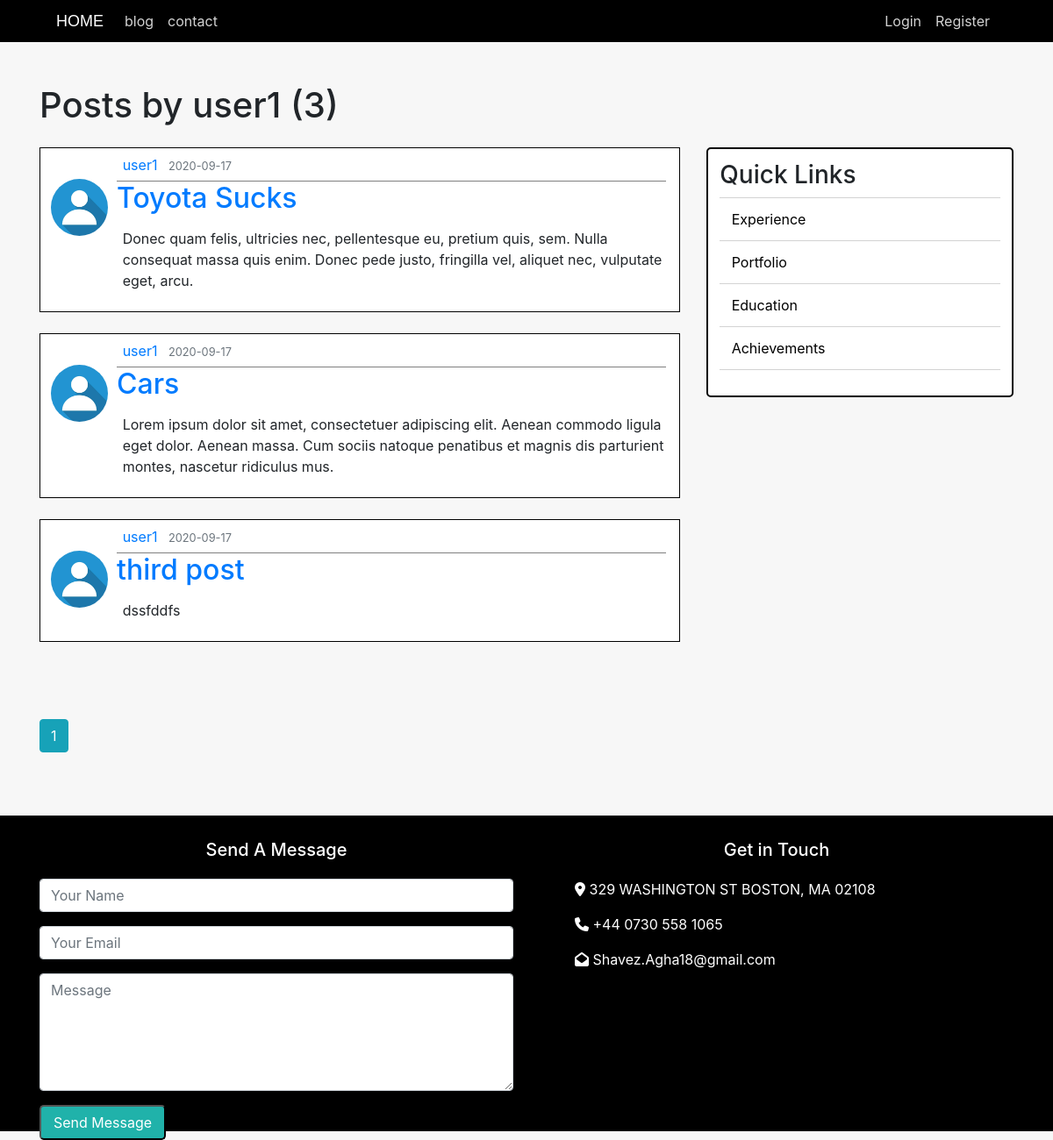
The app's page /user/user1, older data.
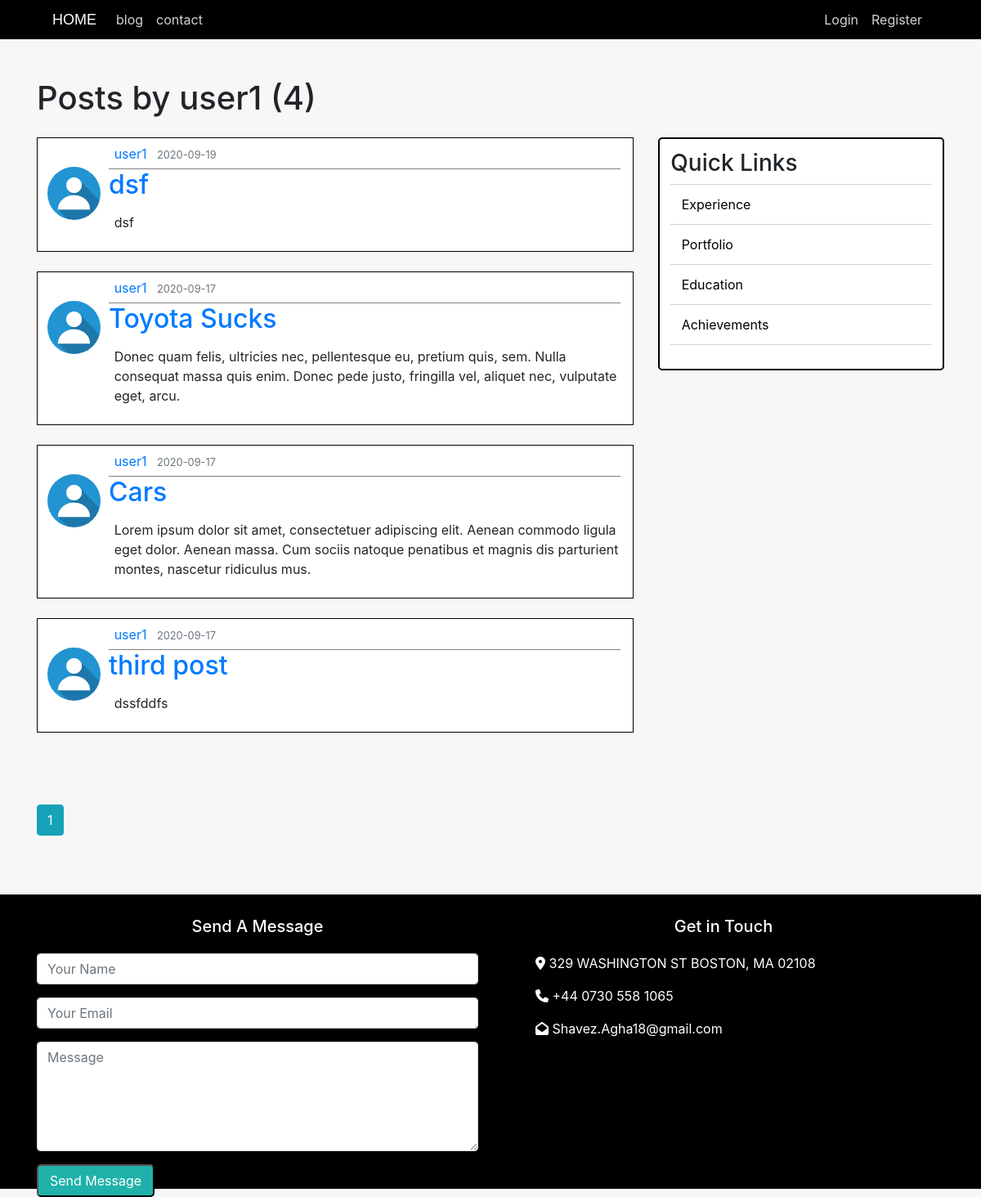
The same page, newer data.
### portfolio/models.py (models this page shows, shortened)
class User(db.Model, UserMixin):
    id = db.Column(db.Integer, primary_key=True)
    username = db.Column(db.String(20), unique=True, nullable=False)
    email = db.Column(db.String(120), unique=True, nullable=False)
    image_file = db.Column(db.String(20), nullable=False, default='default.jpg')
    password = db.Column(db.String(60), nullable=False)
    posts = db.relationship('Post', backref='author', lazy=True)

class Post(db.Model):
    id = db.Column(db.Integer, primary_key=True)
    title = db.Column(db.String(100), nullable=False)
    date_posted = db.Column(db.DateTime, nullable=False, default=datetime.utcnow)
    content = db.Column(db.Text, nullable=False)
    user_id = db.Column(db.Integer, db.ForeignKey('user.id'), nullable=False)

### portfolio/users/routes.py (the view)
@users.route("/user/<string:username>")
def user_posts(username):
    page = request.args.get('page', 1, type=int)
    user = User.query.filter_by(username=username).first_or_404()
    posts = Post.query.filter_by(author=user)\
        .order_by(Post.date_posted.desc())\
        .paginate(page=page, per_page=5)
    return render_template('user_posts.html', posts=posts, user=user)

### portfolio/templates/user_posts.html (shortened to what this page needs)
{% extends "base.html" %}
{% block blog_title %}
<div class="container mb-3">
    <h1>Posts by {{ user.username }} ({{ posts.total }})</h1>
</div>
{% endblock %}
{% block blog %}
    <div class="blog-content col-md-8">
        {% for post in posts.items %}
            <article class="media content-section mb-4">
                <img class="rounded-circle article-img" src="{{ url_for('static', filename='profile_pics/' + post.author.image_file) }}">
                <div class="media-body">
                    <div class="article-metadata">
                    <a class="mr-2" href="{{ url_for('users.user_posts', username=post.author.username) }}">{{ post.author.username }}</a>
                    <small class="text-muted">{{ post.date_posted.strftime('%Y-%m-%d') }}</small>
                    </div>
                    <h2><a class="article-title" href="{{ url_for('posts.post', post_id=post.id) }}">{{ post.title }}</a></h2>
                    <p class="article-content">{{ post.content }}</p>
                </div>
            </article>
        {% endfor %}
    </div>
{% endblock %}
{% block page_counter %}
    <div class="container mb-5">
        {% for page_num in posts.iter_pages(left_edge=1, right_edge=1, left_current=1, right_current=2) %}
            {% if page_num %}
                {% if posts.page == page_num %}
                    <a class="btn btn-info mb-4" href="{{ url_for('users.user_posts', username=user.username, page=page_num) }}">{{ page_num }}</a>
                {% else %}
                    <a class="btn btn-outline-info mb-4" href="{{ url_for('users.user_posts', username=user.username, page=page_num) }}">{{ page_num }}</a>
                {% endif %}
            {% else %}
                ...
            {% endif %}
        {% endfor %}
    </div>
{% endblock %}

### portfolio/templates/base.html (shortened to what this page needs)
<!DOCTYPE html>
<html>
<head>
    <link rel="stylesheet" href="https://maxcdn.bootstrapcdn.com/bootstrap/4.0.0/css/bootstrap.min.css">
    <link rel="stylesheet" href="../static/main.css">
    <link rel="stylesheet" href="https://cdnjs.cloudflare.com/ajax/libs/font-awesome/4.7.0/css/font-awesome.min.css">
</head>
<body>
    <nav class="navbar navbar-expand-lg navbar-dark bg-dark navbar-custom">
        <a class="navbar-brand ml-5" href="/">HOME</a>
        <div class="collapse navbar-collapse" id="navbarSupportedContent">
            <div class="navbar-nav">
                <a class="nav-link" href="{{ url_for('main.blog') }}">blog</a>
                <a class="nav-link" href="#contact">contact</a>
            </div>
            <div class="navbar-nav ml-auto mr-5">
                {% if current_user.is_authenticated %}
                    <a class="nav-item nav-link" href="{{ url_for('posts.new_post') }}">New Post</a>
                    <a class="nav-item nav-link" href="{{ url_for('users.account') }}">Account</a>
                    <a class="nav-item nav-link" href="{{ url_for('users.logout') }}">Logout</a>
                {% else %}
                    <a class="nav-item nav-link" href="{{ url_for('users.login') }}">Login</a>
                    <a class="nav-item nav-link" href="{{ url_for('users.register') }}">Register</a>
                {% endif %}
            </div>
        </div>
    </nav>
    {% block login_register %}
    {% block home_page %}
    <main class="container mt-5">
        <div class="row">
            {% block blog_title %}{% endblock %}
            {% block blog %}{% endblock %}
            <div class="col-md-4">
                <div class="content-sidebar">
                    <h3>Quick Links</h3>
                    <ul>
                        <li><a href="{{ url_for('main.experience') }}">Experience</a></li>
                        <li><a href="{{ url_for('main.portfolio') }}">Portfolio</a></li>
                        <li><a href="{{ url_for('main.education') }}">Education</a></li>
                        <li><a href="{{ url_for('main.achievements') }}">Achievements</a></li>
                    </ul>
                </div>
            </div>
        </div>
    </main>
    {% endblock %}
    {% block page_counter %}{% endblock %}
    <footer>
        <div class="container" id="contact">
            <div class="row">
                <div class="col-md-6">
                    <h5> Send A Message</h5>
                    <form method="post" action="">
                        <div class="form-group">
                            <input type="text" class="form-control" name="name" placeholder="Your Name" />
                        </div>
                        <div class="form-group">
                            <input type="email" class="form-control" name="email" placeholder="Your Email" />
                        </div>
                        <div class="form-group">
                            <textarea class="form-control" name="message" rows="5" placeholder="Message"></textarea>
                        </div>
                        <button type="submit">Send Message</button>
                    </form>
                </div>
                <div class="col-md-6">
                    <h5>Get in Touch</h5>
                    <ul class="list-ico">
                        <p><i class="fas fa-map-marker-alt"></i>    329 WASHINGTON ST BOSTON, MA 02108</p>
                        <p><i class="fas fa-phone"></i>    +44 0730 558 1065</p>
                        <p><i class="fas fa-envelope-open"></i>    Shavez.Agha18@gmail.com</p>
                    </ul>
                </div>
            </div>
        </div>
    </footer>
    {% endblock %}
</body>
</html>

### portfolio/static/main.css (style rules this page uses)
body { background-color: #f7f7f7; }
main { margin: 8vh; }
footer { height: 45vh; background-color: black; }
footer .row { color: white; }
footer .row button { background-color: lightseagreen; color: white; border-radius: 5px; height: 5vh; width: 18vh; }
footer .row h5 { padding-top: 20pt; padding-bottom: 10pt; text-align: center; }
.navbar-custom { background-color: #000000 !important; height: 6vh; }
.navbar-custom .navbar-brand, .navbar-custom .navbar-text { color: #ffffff; font-family: Verdana, Geneva, Tahoma, sans-serif; font-size: large; }
.navbar-custom .navbar-nav .nav-link { color: #D2D2D2; }
article { background-color: white; border: 1px black solid; }
.article-img { height: 65px; width: 65px; margin-top: 35px; margin-right: 10px; margin-left: 12px; }
.article-metadata { border-bottom: 1px solid grey; margin-right: 15px; padding: 5pt; }
.article-content { padding: 5pt; }
.content-sidebar { border: black solid 2px; background-color: white; border-radius: 5px; padding: 10pt; }
.content-sidebar ul { padding: 0; list-style: none; border-top: solid 1px lightgrey; font-size: medium; }
.content-sidebar ul li a { display: block; padding: 12px 0 12px 0px; border-bottom: 1px solid lightgrey; transition: all 0.4s; color: black; padding-left: 10pt; }

Row changes from the older to the newer data that the page shows:
added Post: image_file (placeholder picture), author.username "user1", date_posted "2020-09-19", title "dsf", content "dsf"
Text that changed along with them:
{{ posts.total }}: "3" → "4"
